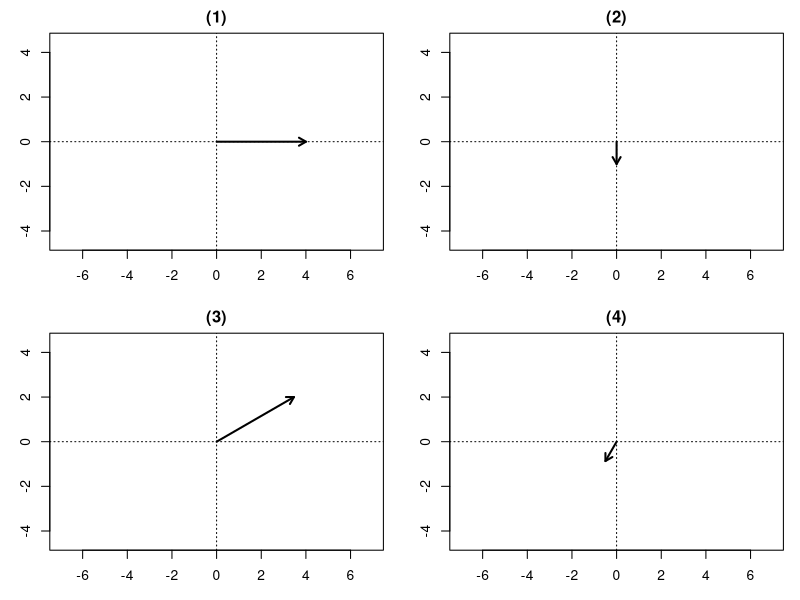
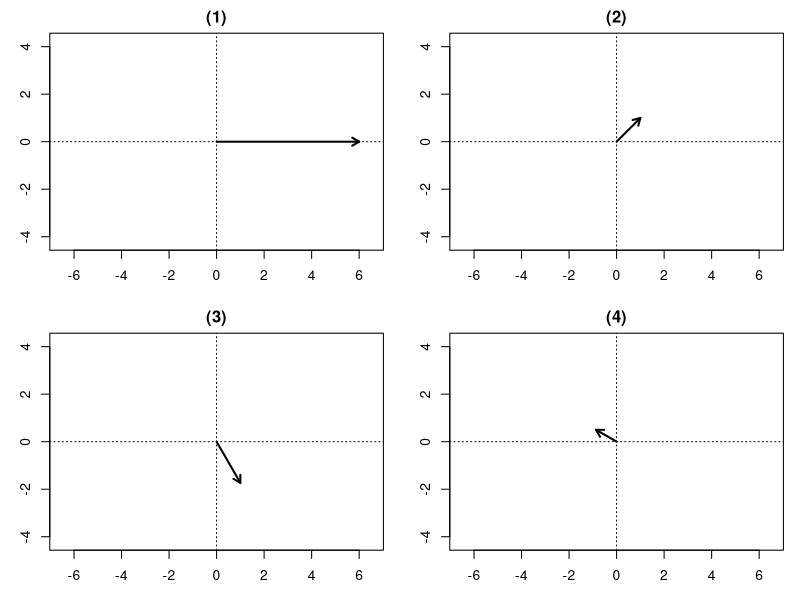
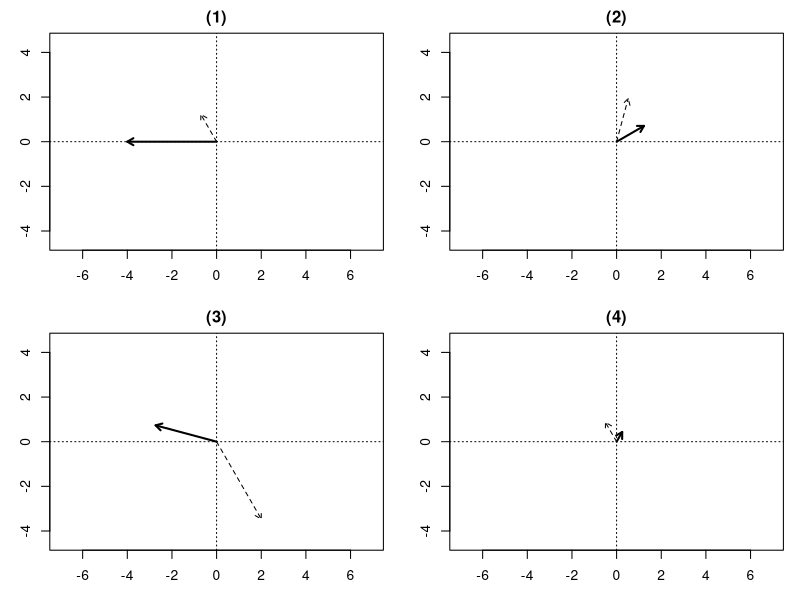

Source code (R) for these figures, in order:
setwd("C:/Users/18904/Github/senior-mathematics/codes")
if(!dir.exists("../figures"))dir.create("../figures")
# week37: 7.3 polar form of complex numbers
# week37-1: Ex7.3 q1 draw vectors of four complex numbers
draw1=function(){
  par(mfrow=c(2,2),mar=c(3,3,2,1))
  V=list(c(4,0),c(0,-1),c(2*sqrt(3),2),c(-0.5,-sqrt(3)/2))
  for(i in 1:4){
    plot(0,0,xlim=c(-4.5,4.5),ylim=c(-4.5,4.5),type="n",asp=1,xlab="x",ylab="y",main=paste0("(",i,")"))
    abline(h=0,v=0,lty=3)
    arrows(0,0,V[[i]][1],V[[i]][2],lwd=2,length=0.08)
  }
}
pdf("../figures/week37-1.pdf",width=8,height=8);draw1();dev.off()
svglite::svglite("../figures/week37-1.svg",width=8,height=8);draw1();dev.off()
# week37-2: Ex7.3 review q1 draw vectors of four complex numbers
draw2=function(){
  par(mfrow=c(2,2),mar=c(3,3,2,1))
  V=list(c(6,0),c(1,1),c(1,-sqrt(3)),c(-sqrt(3)/2,0.5))
  for(i in 1:4){
    plot(0,0,xlim=c(-6.5,6.5),ylim=c(-3,3),type="n",asp=1,xlab="x",ylab="y",main=paste0("(",i,")"))
    abline(h=0,v=0,lty=3)
    arrows(0,0,V[[i]][1],V[[i]][2],lwd=2,length=0.08)
  }
}
pdf("../figures/week37-2.pdf",width=8,height=8);draw2();dev.off()
svglite::svglite("../figures/week37-2.svg",width=8,height=8);draw2();dev.off()
# week37-3: Ex7.3 review q4 geometric meaning of multiplication/division (rotation + scaling)
draw3=function(){
  par(mfrow=c(2,2),mar=c(3,3,2,1))
  # each panel: original z1 dashed, result solid
  panels=list(
    list(z1=c(sqrt(2)*cos(120*pi/180),sqrt(2)*sin(120*pi/180)),res=c(-4,0)),
    list(z1=c(2*cos(75*pi/180),2*sin(75*pi/180)),res=c(sqrt(2)*cos(30*pi/180),sqrt(2)*sin(30*pi/180))),
    list(z1=c(4*cos(300*pi/180),4*sin(300*pi/180)),res=c(2*sqrt(2)*cos(165*pi/180),2*sqrt(2)*sin(165*pi/180))),
    list(z1=c(cos(120*pi/180),sin(120*pi/180)),res=c(0.5*cos(60*pi/180),0.5*sin(60*pi/180)))
  )
  for(i in 1:4){
    plot(0,0,xlim=c(-4.5,4.5),ylim=c(-4.5,4.5),type="n",asp=1,xlab="x",ylab="y",main=paste0("(",i,")"))
    abline(h=0,v=0,lty=3)
    arrows(0,0,panels[[i]]$z1[1],panels[[i]]$z1[2],lty=2,lwd=1,length=0.07)
    arrows(0,0,panels[[i]]$res[1],panels[[i]]$res[2],lwd=2,length=0.07)
  }
}
pdf("../figures/week37-3.pdf",width=8,height=8);draw3();dev.off()
svglite::svglite("../figures/week37-3.svg",width=8,height=8);draw3();dev.off()
